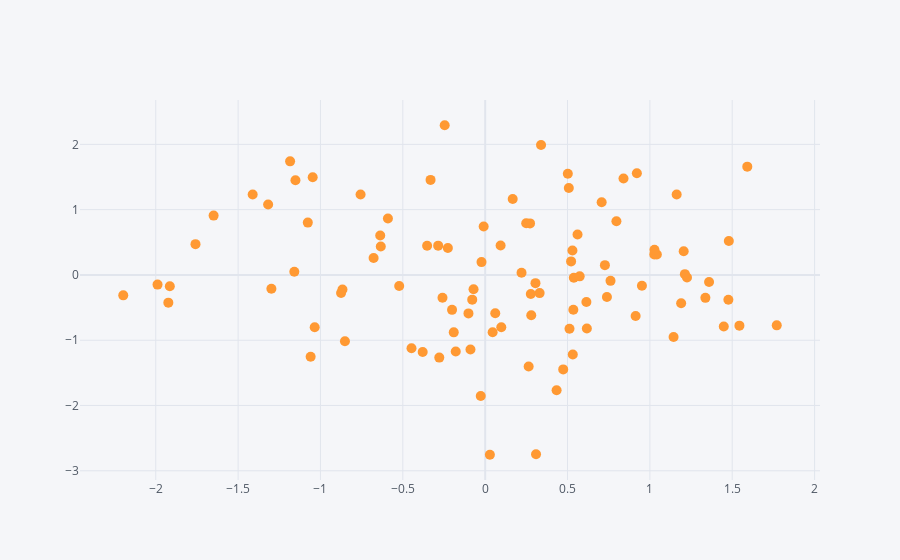

Notebook code for this chart:
### Markdown cell above
## Scatter

### Code cell
df.iplot(kind='scatter', x='A', y='B',mode='markers',size=10)
